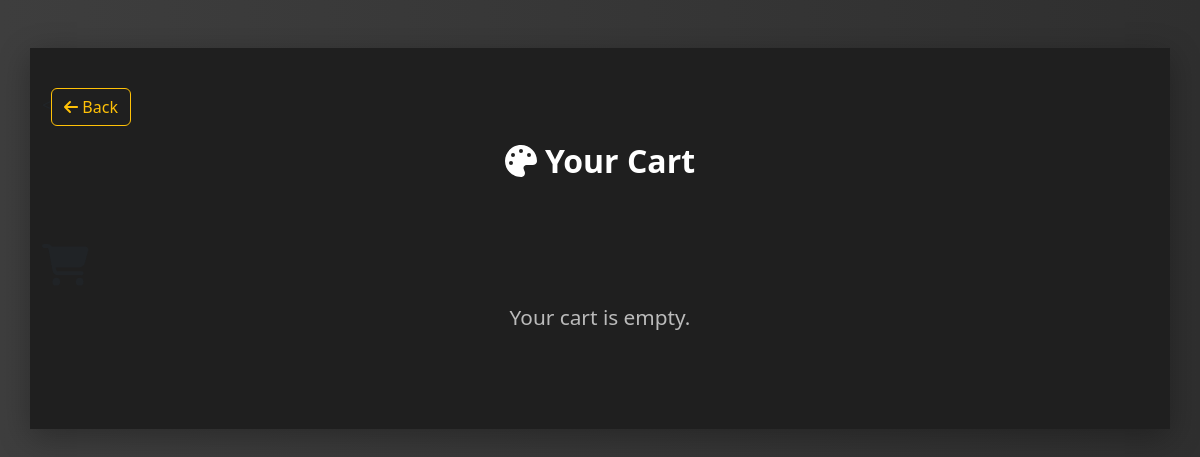
The page /cart/ (signed in) on the database as committed earlier.
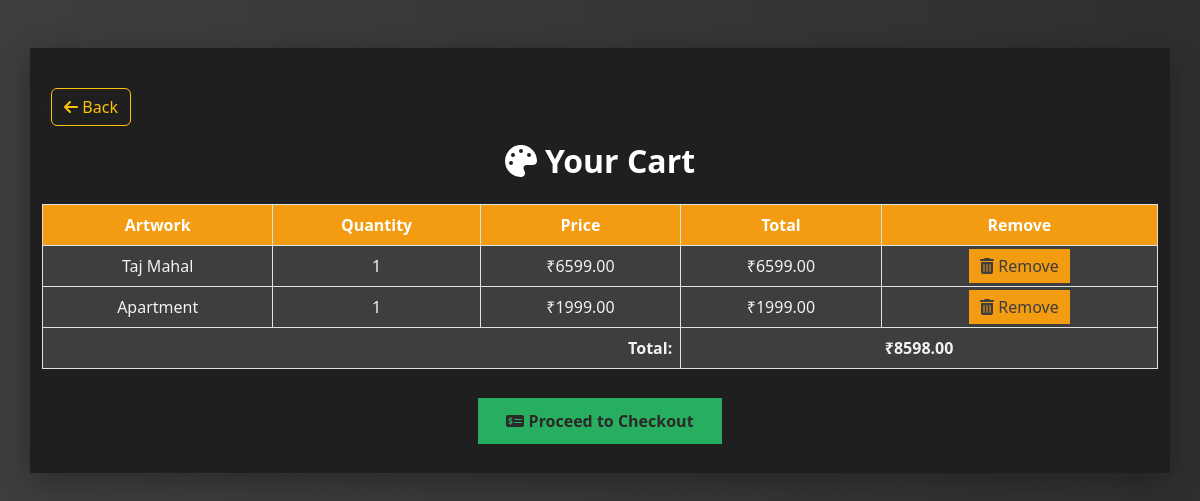
The same page on the database as committed later.
### paintings/models.py (models this page shows, shortened)
class CartItem(models.Model):
    cart = models.ForeignKey(Cart, on_delete=models.CASCADE, related_name='items')
    artwork = models.ForeignKey(Artwork, on_delete=models.CASCADE)
    quantity = models.PositiveIntegerField(default=1)
    def total_price(self):
        return self.artwork.price * self.quantity

class Artwork(models.Model):
    CATEGORY_CHOICES = [
        ('Sketches', 'Sketches'),
        ('Portraits', 'Portraits'),
        ('Oil Paintings', 'Oil Paintings'),
        ('Digital Art', 'Digital Art'),
    ]
    title = models.CharField(max_length=200)
    image = models.ImageField(upload_to='artworks/')
    category = models.CharField(max_length=50, choices=CATEGORY_CHOICES)
    price = models.DecimalField(max_digits=10, decimal_places=2)
    height = models.PositiveIntegerField(help_text="Height in cm")
    width = models.PositiveIntegerField(help_text="Width in cm")
    description = models.TextField(blank=True, null=True)

class Cart(models.Model):
    user = models.ForeignKey(UserSignup, on_delete=models.CASCADE)
    created_at = models.DateTimeField(auto_now_add=True)
    def total_price(self):
        return sum(item.total_price() for item in self.items.all())

### paintings/views.py (the view)
# urls.py: path('cart/', views.cart_view, name='cart'),
def cart_view(request):
    user = request.session.get('user_id')
    user_instance = get_object_or_404(UserSignup, id=user)
    cart, _ = Cart.objects.get_or_create(user=user_instance)
    return render(request, 'cart.html', {'cart': cart})

### paintings/templates/cart.html (shortened to what this page needs)
{% load static %}
<!DOCTYPE html>
<html lang="en">
<head>
    <link rel="stylesheet" href="{% static 'css/cart.css' %}">
    <link href="https://cdn.jsdelivr.net/npm/bootstrap@5.3.0/dist/css/bootstrap.min.css" rel="stylesheet">
</head>
<body>
    <div class="container mt-5">
        <div class="mb-3">
        <<a href="{% url 'collection' %}" class="btn btn-outline-warning">
                <i class="fas fa-arrow-left"></i> Back
            </a>
        </div>
        <h2 style="color: #fff; font-weight: bold;" class="text-center mb-4"><i class="fas fa-palette me-2"></i>Your Cart</h2>
        {% if cart.items.all %}
            <div class="table-responsive">
                <table class="table table-bordered align-middle text-center">
                    <thead>
                        <tr>
                            <th>Artwork</th>
                            <th>Quantity</th>
                            <th>Price</th>
                            <th>Total</th>
                            <th>Remove</th>
                        </tr>
                    </thead>
                    <tbody>
                        {% for item in cart.items.all %}
                        <tr>
                            <td>{{ item.artwork.title }}</td>
                            <td>{{ item.quantity }}</td>
                            <td>₹{{ item.artwork.price }}</td>
                            <td>₹{{ item.total_price }}</td>
                            <td>
                                <a href="{% url 'remove_from_cart' item.id %}" class="remove  btn-sm">
                                    <i class="fas fa-trash-alt"></i> Remove
                                </a>
                            </td>
                        </tr>
                        {% endfor %}
                        <tr>
                            <td colspan="3" class="text-end"><strong>Total:</strong></td>
                            <td colspan="2"><strong>₹{{ cart.total_price }}</strong></td>
                        </tr>
                    </tbody>
                </table>
            </div>
            <div class="text-center mt-4">
                <a href="{% url 'checkout' %}" class="btn-proceed">
                    <i class="fas fa-money-check-alt"></i> Proceed to Checkout
                </a>
            </div>
        {% else %}
            <p class="text-center empty-cart">
                <i class="fas fa-shopping-cart fa-2x mb-3 d-block text-muted"></i>
                Your cart is empty.
            </p>
        {% endif %}
    </div>
</body>
</html>

### paintings/static/css/cart.css (style rules this page uses)
body { font-family: 'Segoe UI', sans-serif; background: linear-gradient(to right, #3e3e3e, #2f2f2f); color: #fff; }
.container { background-color: #1f1f1f; padding: 40px 30px; box-shadow: 0 8px 30px rgba(0, 0, 0, 0.3); }
.table thead th { background-color: #f39c12; color: #fff; font-weight: bold; }
.table tbody td { background-color: #3e3e3e; color: #f3f3f3; }
.remove { background-color: #f39c12; border: 1px solid #f39c12; color: #3e3e3e; transition: 0.3s; font-weight: 500; text-decoration: none; padding: 5px 10px; }
.btn-proceed { background-color: #27ae60; border: none; padding: 12px 28px; font-weight: 600; font-size: 1rem; transition: 0.3s ease; text-decoration: none; color: #2b2828; }
.table td, .table th { vertical-align: middle; }

Rows that differ between the two databases and show on the page:
added CartItem: artwork "Taj Mahal", quantity "1", artwork.price "6599.00", total_price "6599.00"
added CartItem: artwork "Apartment", quantity "1", artwork.price "1999.00", total_price "1999.00"
now on this page (row unchanged): Cart: total_price "8598.00"
Other text that changed with them:
text no longer shown: "Your cart is empty."
text now shown: "Artwork Quantity Price Total Remove Total: ₹ Proceed to Checkout"
